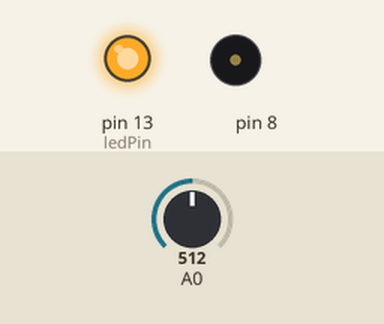
Recording of a sketch running on a simulated Arduino Uno, built with avr-gcc and run on an emulated ATmega328P. On the bench: output pins drawn as LEDs (lit = HIGH), buzzer (waves = sounding). Inputs (shaded band) come from the test bench; at power-on: A0 = 512.

Above: at 0.1 s.
At 5.1 s:
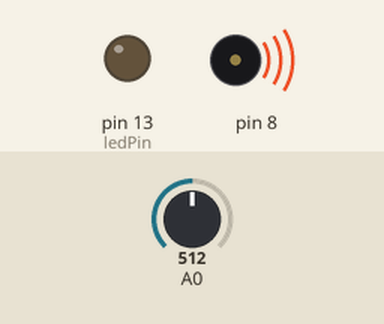
Timing chart, 0 to 6.6 s (numbered marks = the images above):
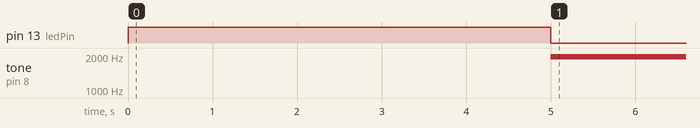

Measured:
- by itself, tone on pin 8: silent → 1976 Hz at 5.0 s

The sketch:

project-6.ino
```cpp
//Light-based Theremin

int sensorValue;
int sensorLow = 1023;
int sensorHigh = 0;

const int ledPin = 13;

void setup() {
  pinMode(ledPin, OUTPUT);
  digitalWrite(ledPin, HIGH);

  while (millis() < 5000) {

    sensorValue = analogRead(A0);
    //calibrate a range of sensor values for baseline room light conditions
    if (sensorValue > sensorHigh) {
      sensorHigh = sensorValue;
    }
    if (sensorValue < sensorLow) {
      sensorHigh = sensorValue;
    }

  }
  //indicates end of calibration by turning LED off
  digitalWrite(ledPin, LOW);
}

void loop() {
  sensorValue = analogRead(A0);
  //B0 to B6
  int pitch = map(sensorValue, sensorLow, sensorHigh, 31, 1976);
  //tone function parameters (pin, Hz, ms)
  tone(8, pitch, 20);

  delay(10);

}
```
